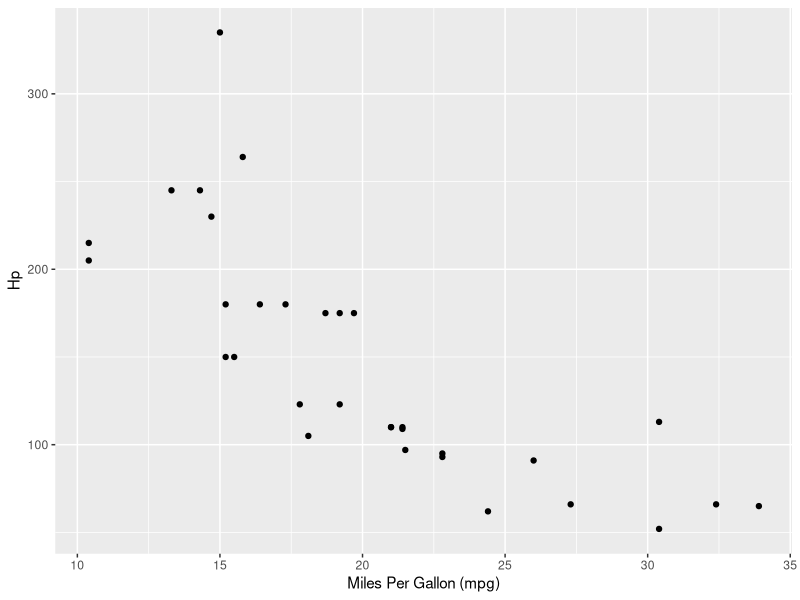
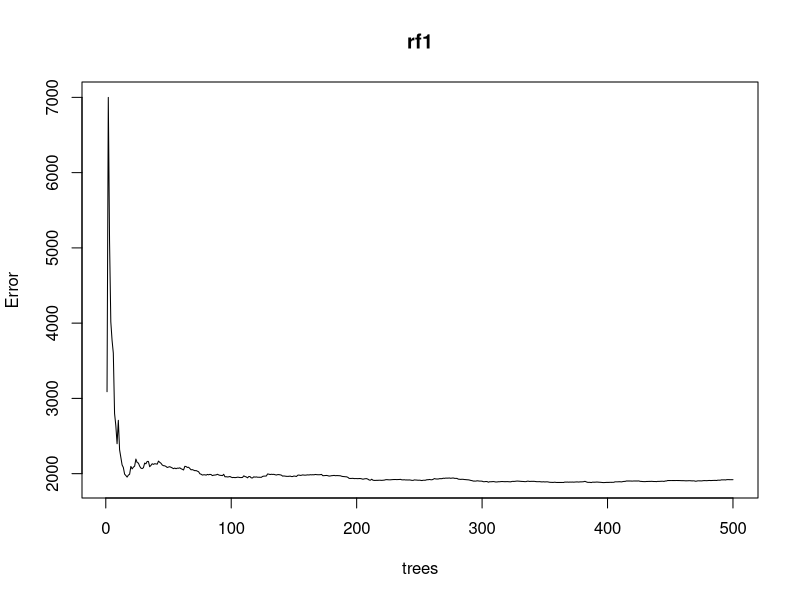
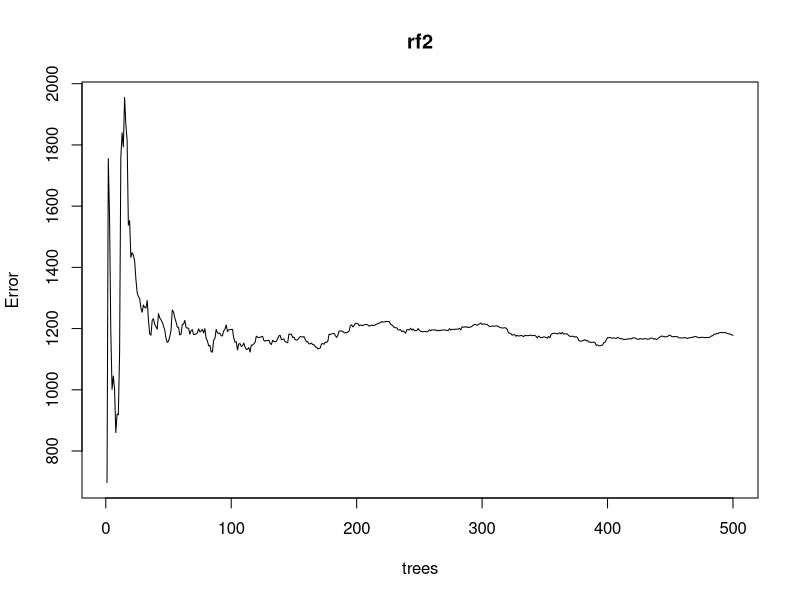

Reproduce these figures in R, in order.
data("mtcars")

library(ggplot2)

ggplot(mtcars, aes(x = mpg, y = hp)) +
  geom_point() +
  labs(x = "Miles Per Gallon (mpg)", 
       y = "Hp")


library(randomForest)

rf1 <- randomForest(hp ~ mpg, data = mtcars)
plot(rf1)


rf2 <- randomForest(hp ~ mpg + am + cyl, data = mtcars)
plot(rf2)


library(dplyr)

mtcars %>% 
  group_by(am) %>% 
  summarize(mean_mpg = mean(mpg))
